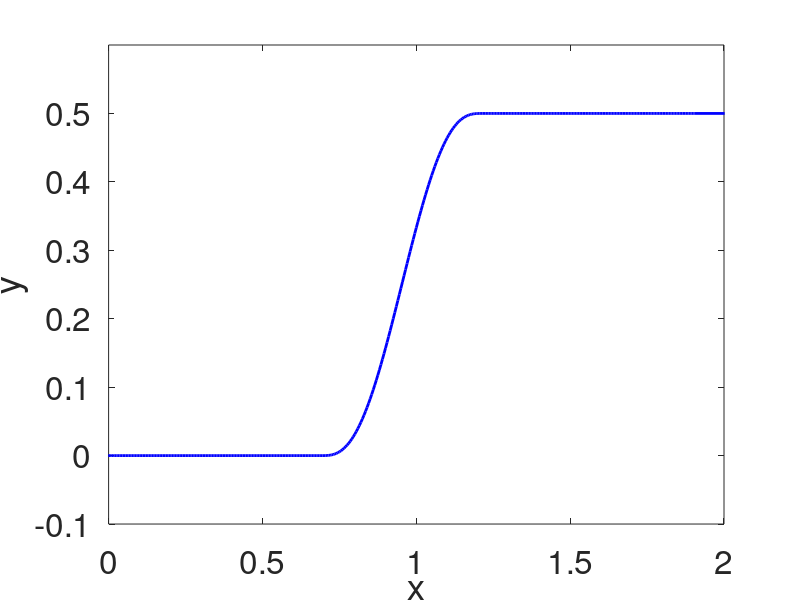

This figure's MATLAB source: (Note: this script raises an error after producing the figure.)
%% Skrit um die Wunschtrajektorien zu berechnen
% hierzu werden die Matlab-Funktionen:
% int_wagen_pos.m
% int_wagen_phi.m
% int_wagen_a.m
% int_wagen_v.m
% aufgerufen.
%% Parameter des Aufbaus
% L�nge der Kette in m
L = 62*0.019; 
% Dichte pro L�nge (kg/m)
rho = 2.3;
% Masse des Schlittens mit allen starr verbundenen Teilen (kg)
r = 0.150/2/pi; %Radius des Riementriebs
i = 3; %�bersetzung: Drehzahl Motor zu Drehzahl Riementrieb
M = (0.94 + 0.45) + 25.01e-5 * i^2 /r^2 + 0.09*2 + 2*1.8e-4 / r^2;  %in kg (Masse_Schlitten mit Aufbau) + Tr�gheit Anker projeziert auf Bewegung Schlitten
% + Gewicht Riemen + Tr�gheit der Scheiben
% Erdbeschleunigung
g = 9.81; 
% Zeitkonstante T 
T = 2*sqrt(L/g);
% Zeiten f�r die Bewegung
t_ende = 2.75*T;
t_1 = T;
t_2 = t_ende - T;
% Koeffizienten f�r die analytische Bestimmung von gamma
a_5 = 0.2;
a_4 = -0.5*(t_1+t_2);
a_3 = 1/3*(t_1^2+t_2^2+4*t_1*t_2);
a_2 = -t_1*t_2*(t_1+t_2);
a_1 = t_1^2*t_2^2;
% Bestimmung von a_0, so dass gamma(t_1)=0
a_0 = -(a_5*t_1^5 + a_4*t_1^4 + a_3*t_1^3 + a_2*t_1^2 + a_1*t_1);


% Berechnung der Wunschtrajektorie f�r das Kettenende 
t=0:0.005:t_ende;
for index=1:size(t,2)
    if t(index)<t_1
        y_w(index) = 0;       
    elseif t(index)<t_2
        z = t(index);
        y_w(index) = a_5*z^5 + a_4*z^4 + a_3*z^3 + a_2*z^2 + a_1*z + a_0;
    else
        y_w(index) = y_w(index-1);
    end
end




%% Skalierung so dass y_w(t_2) = 0.5
h = 0.5;
k = h/y_w(end);
y_w = k*y_w;


%% Plotten der Kurve
close all
figure(1)
axes('FontSize',24)
hold on
box on
%grid on
axis([0 ceil(t_ende) -0.1 0.6])
%plot([-T,t,t_ende+T],[0,y,y(end)],'LineWidth',2)
plot([-T,t,t_ende+T],[0,y_w,y_w(end)],'b','LineWidth',2)
xlabel('x')
ylabel('y')

%% Bestimmung der Wagenposition w(0,t)
% in der Funktion int_wagen_pos wurde der Integrand f�r das zu
% l�sende Integral definiert
for index=1:size(t,2)
    y_wagen(index) = 1/pi * quad(@(x) int_wagen_pos(x,t(index),T,k,a_5,a_4,a_3,a_2,a_1,a_0,t_1,t_2,h),-pi/2,pi/2);
end
plot(t,y_wagen,'r--','LineWidth',2)
legend('A','B')

%% Hausaufgabe 
% Bestimmen Sie �hnlich wie die Wagenposition w(0,t) die zeitlichen und
% �rtlichen Ableitungen: 
% dw(0,t)/dt = Geschwindigkeit Wagen
% d^2w(0,t)/dt^2 = Beschleunigung Wagen
% phi = dw(0,t)/dx = Kettenwinkel.
% Sie m�ssen hierzu nur die Funktionen int_wagen_v,int_wagen_a und
% int_wagen_phi vervollst�ndigen (nicht das steuerung.m Skript).
% Orientieren Sie sich an der Funktion int_wagen_pos.m .
for index=1:size(t,2)
    phi_1 = -pi/2;
    phi_2 = pi/2;
    % Anpassung der Integrationsgrenzen, damit die numerische Integration
    % mit Hilfe der Funktion quad.m problemlos erfolgen kann. 
    if t(index)-T<t_1
        phi_1 = asin((t_1 - t(index))/T);
    end
    if t(index)+T>t_2
        phi_2 = asin((t_2 - t(index))/T);
    end
    v_wagen(index)      = 1/pi * quad(@(x) int_wagen_v(x,t(index),T,k,a_5,a_4,a_3,a_2,a_1,a_0,t_1,t_2,h),phi_1,phi_2);
    a_wagen(index)      = 1/pi * quad(@(x) int_wagen_a(x,t(index),T,k,a_5,a_4,a_3,a_2,a_1,a_0,t_1,t_2,h),phi_1,phi_2);
    phi_wagen(index)    = 1/pi * quad(@(x) int_wagen_phi(x,t(index),T,k,a_5,a_4,a_3,a_2,a_1,a_0,t_1,t_2,sqrt(g*L)),phi_1,phi_2);
end

%% Ausgabe der Ergebnisse

figure(2)
axes('FontSize',24)
plot([-T,t,t_ende+T],[0,v_wagen,v_wagen(end)],'b','LineWidth',2)
title('Geschwindigkeit Wagen (m/sec)')

figure(3)
axes('FontSize',24)
plot([-T,t,t_ende+T],[0,a_wagen,a_wagen(end)],'b','LineWidth',2)
title('Beschleunigung Wagen (m/sec^2)')

figure(4)
axes('FontSize',24)
plot([-T,t,t_ende+T],180/pi*[0,phi_wagen,phi_wagen(end)],'b','LineWidth',2)
title('Phi (in �)')


% Kraft auf Wagen durch Kette und Tr�gheitskrraft des Wagens
F_m =  a_wagen * M;

% Mechanischen Reibung im Antrieb (viel kleiner als "elektrische Reibung")
Mo_r = 0.006; %Nm/(rad/s) Reibung im Motor
F_r = 2.3*0.6/r * (v_wagen>0) + v_wagen/r*i*Mo_r*i/r; %(Reibung Schiene + Reibung Motor)

% Summe aus Tr�gheitskraft + Reibung 
F = F_m+F_r;
% Berechnung der daf�r n�tigen Spannung unter ber�cksichtigung der induzierten
% Spannung
% Parameter des Elektromotors
R = 1.35; %Widerstand in Ohm
k = 0.265; %Motorkonstante Nm/A
U_motor     = (F - sin(phi_wagen) * L * rho * g)*r/i/k*R + v_wagen * k*i/r ; 

figure(6)
axes('FontSize',24)
plot([-T,t,t_ende,t_ende+T],[0,U_motor,0,0],'b','LineWidth',2)
title('Spannung (V)')

%% R�ckfahrt der Kette durch Spiegelung der Trajektorien
T_pause = 4; % Pause am Zielpunkt
% Zeit f�r die Initialisierung des Systems
Zeitinit=10;
% Aufbau eines Zeitvektors f�r Hin- und R�ckfahrt
t_gesamt        = [t,t(end)+0.001,t+t(end)+T_pause,2*t(end)+T_pause+0.01,2*t(end)+2*T_pause];
% Umkehrung der Werte f�r die R�ckfahrt
phi_wa_gesamt   = [phi_wagen,0,-phi_wagen,0,0];
a_wa_gesamt     = [a_wagen,0,-a_wagen,0,0];
v_wa_gesamt     = [v_wagen,0,-v_wagen,0,0];
y_wa_gesamt     = [y_wagen,y_wagen(end),h-y_wagen,h-y_wagen(end),h-y_wagen(end)];
U_mo_gesamt     = [U_motor,0,-U_motor,0,0];

% Aufbau der Vektoren f�r 5 malige Wiederholung des Vorgangs
t_W         = [-15,t_gesamt,t_gesamt+t_gesamt(end),t_gesamt+2*t_gesamt(end),t_gesamt+3*t_gesamt(end),t_gesamt+4*t_gesamt(end)]+Zeitinit+15;
Y_w         = [t_W',[0;y_wa_gesamt';y_wa_gesamt';y_wa_gesamt';y_wa_gesamt';y_wa_gesamt']];
Y_w_dot     = [t_W',[0;v_wa_gesamt';v_wa_gesamt';v_wa_gesamt';v_wa_gesamt';v_wa_gesamt']];
Y_w_ddot    = [t_W',[0;a_wa_gesamt';a_wa_gesamt';a_wa_gesamt';a_wa_gesamt';a_wa_gesamt']];
Phi_w       = [t_W',[0;phi_wa_gesamt';phi_wa_gesamt';phi_wa_gesamt';phi_wa_gesamt';phi_wa_gesamt']];
U_w         = [t_W',[0;U_mo_gesamt';U_mo_gesamt';U_mo_gesamt';U_mo_gesamt';U_mo_gesamt']];